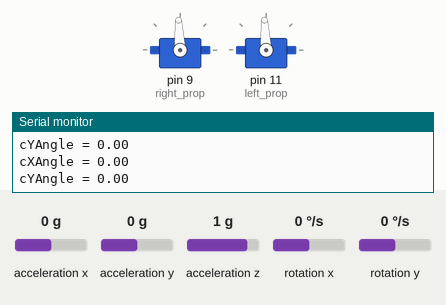
A sketch run on a simulated Arduino Uno, built with avr-gcc and run on an emulated ATmega328P. On the bench: 2 × servo, the last lines printed to the serial monitor. Wiring (inferred from the names in the program): MPU-9250 motion sensor at I2C address 0x68. Inputs (shaded band) come from the test bench; at power-on: acceleration x 0 g, acceleration y 0 g, rotation x 0 °/s, rotation y 0 °/s, acceleration z 1 g.

Above: at 1.4 s.
1.5 s: acceleration x set to -1.4 g
At 2.6 s:
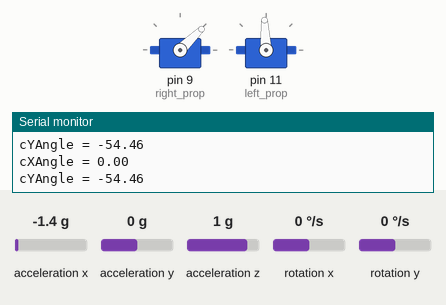
3.2 s: acceleration y set to -1.4 g
At 4.4 s:
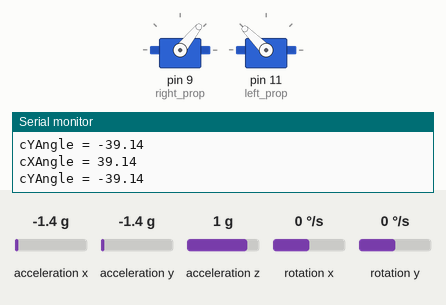
4.7 s: rotation x set to 192 °/s
At 6.7 s:
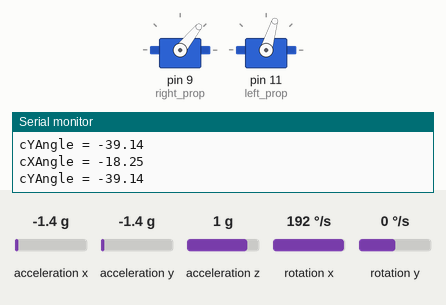
7.7 s: rotation y set to -192 °/s
At 10.6 s:
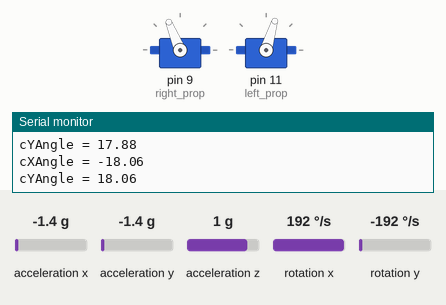
10.7 s: acceleration z set to 0 g
12.3 s: acceleration x set to -0.8 g
At 12.9 s:
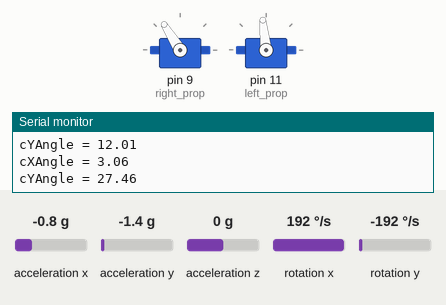
Timing chart, 0 to 16.0 s (numbered marks = the images above; inputs shaded):
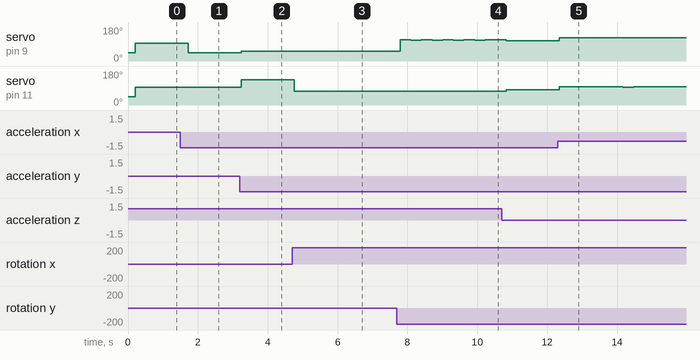

The sketch:

servo_mpu9250_no_pid.ino
```cpp
#include <Wire.h>
#include <Servo.h>

// Declare Servo objects for the left and right propellers
Servo right_prop;
Servo left_prop;

// Variables to store raw accelerometer and gyroscope readings
int16_t Acc_rawX, Acc_rawY, Acc_rawZ;
int16_t Gyr_rawX, Gyr_rawY;

// Arrays to store calculated angles
float Acceleration_angle[2];
float Gyro_angle[2];
float Total_angle[2];
float Gyro[2];

// Variables for timing
float elapsedTime, time_, timePrev;

// Conversion factor for radians to degrees
float rad_to_deg = 180/3.141592654;

// Variables to store servo corrections and PWM values
float correction_left;
float correction_right;
float pwmLeft, pwmRight;

void setup() {
  // Initialize I2C communication and MPU9250 sensor
  Wire.begin();
  Wire.beginTransmission(0x68);
  Wire.write(0x6B);
  Wire.write(0);
  Wire.endTransmission(true);

  // Initialize serial communication
  Serial.begin(115200);

  // Attach servos to corresponding pins
  right_prop.attach(9);
  left_prop.attach(11);

  // Initialize servos to initial position
  left_prop.writeMicroseconds(1000);
  right_prop.writeMicroseconds(1000);

  // Delay for sensor stabilization
  delay(200);
}

void loop() {
  // Record previous time and current time for time calculation
  timePrev = time_;
  time_ = millis();
  elapsedTime = (time_ - timePrev) / 1000;

  // Read accelerometer data
  Wire.beginTransmission(0x68);
  Wire.write(0x3B);
  Wire.endTransmission(false);
  Wire.requestFrom(0x68, 6, true);

  // Read accelerometer data for X, Y, Z axes
  Acc_rawX = Wire.read() << 8 | Wire.read();
  Acc_rawY = Wire.read() << 8 | Wire.read();
  Acc_rawZ = Wire.read() << 8 | Wire.read();

  // Calculate pitch and roll angles using accelerometer data
  Acceleration_angle[0] = atan((Acc_rawY/16384.0) / sqrt(pow((Acc_rawX/16384.0),2) + pow((Acc_rawZ/16384.0),2))) * rad_to_deg;
  Acceleration_angle[1] = atan(-1 * (Acc_rawX/16384.0) / sqrt(pow((Acc_rawY/16384.0),2) + pow((Acc_rawZ/16384.0),2))) * rad_to_deg;

  // Read gyroscope data
  Wire.beginTransmission(0x68);
  Wire.write(0x43);
  Wire.endTransmission(false);
  Wire.requestFrom(0x68, 4, true);

  // Read gyroscope data for X, Y axes
  Gyr_rawX = Wire.read() << 8 | Wire.read();
  Gyr_rawY = Wire.read() << 8 | Wire.read();

  // Convert gyroscope readings to degrees per second
  Gyro_angle[0] = Gyr_rawX / 131.0;
  Gyro_angle[1] = Gyr_rawY / 131.0;

  // Combine accelerometer and gyroscope angles using complementary filter
  Gyro[0] = Acceleration_angle[0] + Gyro_angle[0] * elapsedTime;
  Gyro[1] = Acceleration_angle[1] + Gyro_angle[1] * elapsedTime;

  // Calculate total angles by applying complementary filter
  Total_angle[0] = 0.98 * Gyro[0] + 0.02 * Acceleration_angle[0];
  Total_angle[1] = 0.98 * Gyro[1] + 0.02 * Acceleration_angle[1];

  // Print total angle corrections to serial monitor
  Serial.print("cXAngle = ");
  Serial.print(correction_left);
  Serial.print("\n");
  Serial.print("cYAngle = ");
  Serial.print(correction_right);
  Serial.print("\n");

  // Calculate servo corrections for pitch and roll
  correction_left = 0 - Total_angle[0];
  correction_right = 0 - Total_angle[1];

  // Map corrections to PWM values for servos
  pwmLeft = map(correction_left, -45, 45, 1000, 2000);
  pwmRight = map(correction_right, -45, 45, 1000, 2000);

  // Constrain PWM values to valid range
  pwmLeft = constrain(pwmLeft, 1000, 2000);
  pwmRight = constrain(pwmRight, 1000, 2000);

  // Send PWM signals to servos
  left_prop.writeMicroseconds(pwmLeft);
  right_prop.writeMicroseconds(pwmRight);

  // Delay for stability
  delay(300);
}
```

Measured:
- after the input at 1.5 s, servo on pin 9 (right_prop): 93° → 44° after 0.22 s
- after the input at 3.2 s, servo on pin 9 (right_prop): 44° → 51° at once; servo on pin 11 (left_prop): 93° → 135° at once
- after the input at 4.7 s, servo on pin 11 (left_prop): 135° → 74° after 0.06 s, → 73° 0.30 s later, → 74° 0.30 s later, → 73° 0.30 s later, … (9 changes in this stretch)
- after the input at 7.7 s, servo on pin 9 (right_prop): alternates 112° for 0.30 s and 111° for 0.30 s, starting after 0.09 s
- after the input at 12.3 s, servo on pin 9 (right_prop): 106° → 122° after 0.05 s; servo on pin 11 (left_prop): 80° → 96° after 0.05 s, → 95° 1.8 s later, → 96° 0.30 s later
